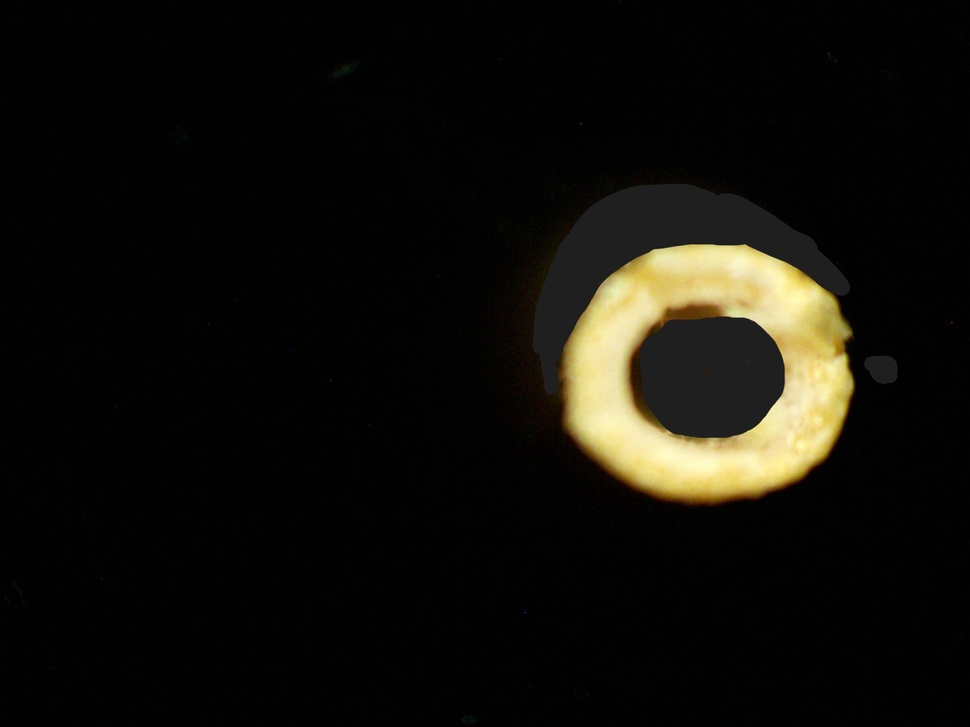
%> input picture CollectedData/MaterialTesting/CrossSectionImages/D105.jpg, 970 x 727 px, shrunk from 2048 x 1536 before the run
$ octave --eval "result = createdM(imread('../../../CollectedData/MaterialTesting/CrossSectionImages/D105.jpg'));"   (GNU Octave 9; MATLAB toolbox functions it lacks are replaced by stand-ins)
%> lines starting %> are read from the running program, lines starting %| are printed output that depends on the picture; in (x1, y1, x2, y2) boxes, pixels count from 0 and x2, y2 are one past the last pixel; in counts of white or black regions, pixels touching at a corner belong together; the program's own positions count from 1
### Code/ColourThresholding/VideoThresholding/createMask1.m
%% Used in conjunction with ColourThresholdingV1.m
% Change colour thresholding values for

function [Threshold, mask] = createMask1 (Image)

% Convert image to HSV colour valeus for use
I = rgb2hsv(Image);
%> I: size 727x970x3 double; mean H, S, V 0.05, 0.104, 0.068

% Initialize threshold to be used for the mask (fluorescent orange)
% Threshold = [0.004 0.127;
%              0.625 1.000;
%              0.570 1.000];

%Second Threshold
Threshold = [0.953 0.084;
             0.504 1.000;
             0.485 0.879];

% Threshold = [0.044 0.172;
%              0.776 1.000;
%              0.578 1.000];

% %create mask using threshold values for bright orange on image
% mask = ((I(:,:,1) >= Threshold(1,1) | (I(:,:,1) <= Threshold(1,2)))) & ...
%        (I(:,:,2) >= Threshold(2,1)) & (I(:,:,2) <= Threshold(2,2)) & ...
%        (I(:,:,3) >= Threshold(3,1)) & (I(:,:,2) <= Threshold(3,2));

mask = ((I(:,:,1) >= Threshold(1,1) | (I(:,:,1) <= Threshold(1,2)))) & ...
       (I(:,:,2) >= Threshold(2,1)) & (I(:,:,2) <= Threshold(2,2)) & ...
       (I(:,:,3) >= Threshold(3,1)) & (I(:,:,2) <= Threshold(3,2));
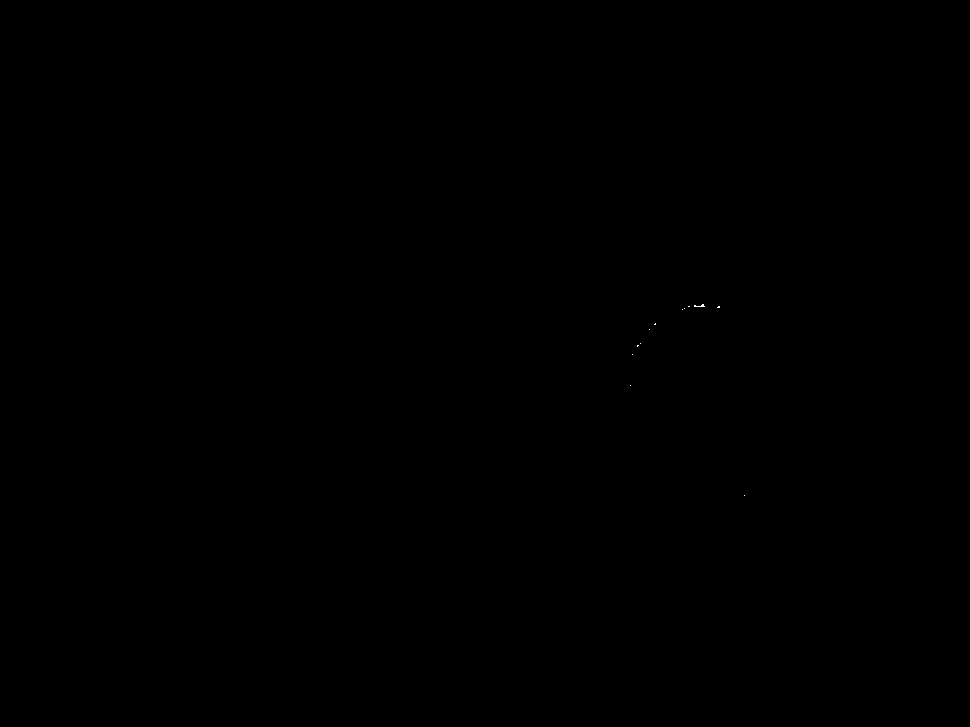
%> mask: size 727x970 logical; 0.01% white in thin lines or dots, all inside (x1, y1, x2, y2) = (630, 304, 745, 496)
%fill in internal holes created through the mask
FilledImg = imfill(mask, 'holes');

%erode edges to reduce noise
se = strel('disk', 2, 0);
mask = imerode(FilledImg, se);
%> mask: size 727x970 logical; every value is 0

end

### Code/ColourThresholding/VideoThresholding/createdM.m
function [maskThres, OutlineImg, maskedRGBImg] = createdM (rgbImage)

%see external create mask function
[maskThres, OutlineImg] = createMask1(rgbImage);
%> maskThres = [0.953 0.084; 0.504 1; 0.485 0.879]

maskedRGBImg = bsxfun(@times, rgbImage,cast(OutlineImg,'like', rgbImage));
%> maskedRGBImg: size 727x970x3 uint8; every value is 0

end
